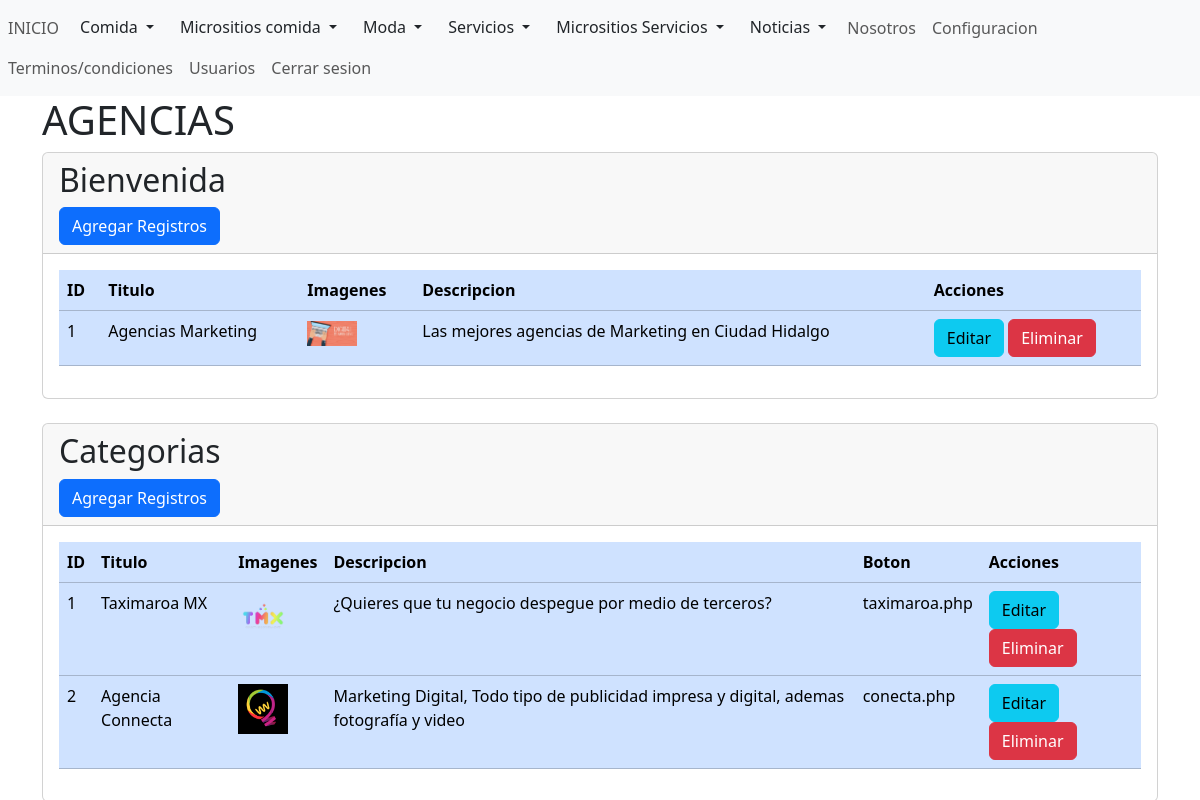
/admin/secciones/agencias/index.php (signed in), run on the app's committed database.
### tables this page shows
CREATE TABLE `tb_agencias` (
  `id` int(50) NOT NULL,
  `titulo` varchar(1000) NOT NULL,
  `imagen` varchar(255) NOT NULL,
  `descripcion` varchar(1000) NOT NULL
);

CREATE TABLE `tb_agencias_categoria` (
  `id` int(50) NOT NULL,
  `titulo` varchar(1000) NOT NULL,
  `imagen` varchar(1000) NOT NULL,
  `descripcion` varchar(1000) NOT NULL,
  `boton` varchar(1000) NOT NULL
);

### admin/secciones/agencias/index.php (the view, shortened to what this page needs)
<?php
include("../../bd.php");
$sentencia2 = $conexion->prepare("SELECT *FROM `tb_agencias`");
$sentencia2->execute();
$lista_comida2 = $sentencia2->fetchAll(PDO::FETCH_ASSOC);
$sentencia = $conexion->prepare("SELECT *FROM `tb_agencias_categoria`");
$sentencia->execute();
$lista_comida = $sentencia->fetchAll(PDO::FETCH_ASSOC);
include("../../templates/header.php")
?>
<div class="container">
<h1>AGENCIAS</h1>
    <div class="card">
        <div class="card-header">
            <h2>Bienvenida</h2>
            <a name="" id="" class="btn btn-primary" href="crear_inicio.php" role="button">Agregar Registros</a>
        </div>
        <div class="card-body">
            <div class="table-responsive-sm">
                <table class="table table-primary">
                    <thead>
                        <tr>
                            <th scope="col">ID</th>
                            <th scope="col">Titulo</th>
                            <th scope="col">Imagenes</th>
                            <th scope="col">Descripcion</th>
                            <th scope="col">Acciones</th>
                        </tr>
                    </thead>
                    <tbody>
                        <?php foreach ($lista_comida2 as $registros2) { ?>
                            <tr class="">
                                <td scope="col"><?php echo $registros2['id']; ?></td>
                                <td><?php echo $registros2['titulo']; ?></td>
                                <td scope="col">
                                    <img width="50" src="../../../img/agencias/<?php echo $registros2['imagen']; ?>" />
                                </td>
                                <td scope="col"><?php echo $registros2['descripcion']; ?></td>
                                <td>
                                    <a name="" id="" class="btn btn-info" href="editar_inicio.php?txtid=<?php echo $registros2['id']; ?>" role="button">Editar
                                    </a>
                                    <a name="" id="" class="btn btn-danger" href="index.php?txtid=<?php echo $registros2['id']; ?>" role="button">Eliminar
                                    </a>
                                </td>
                            </tr>
                        <?php } ?>
                    </tbody>
                </table>
            </div>
        </div>
    </div>
    <br>
    <div class="card">
        <div class="card-header">
            <h2>Categorias</h2>
            <a name="" id="" class="btn btn-primary" href="crear_categorias.php" role="button">Agregar Registros</a>
        </div>
        <div class="card-body">
            <div class="table-responsive-sm">
                <table class="table table-primary">
                    <thead>
                        <tr>
                            <th scope="col">ID</th>
                            <th scope="col">Titulo</th>
                            <th scope="col">Imagenes</th>
                            <th scope="col">Descripcion</th>
                            <th>Boton</th>
                            <th scope="col">Acciones</th>
                        </tr>
                    </thead>
                    <tbody>
                        <?php foreach ($lista_comida as $registros) { ?>
                            <tr class="">
                                <td scope="col"><?php echo $registros['id']; ?></td>
                                <td><?php echo $registros['titulo']; ?></td>
                                <td scope="col">
                                    <img width="50" src="../../../img/agencias/<?php echo $registros['imagen']; ?>" />
                                </td>
                                <td scope="col"><?php echo $registros['descripcion']; ?></td>
                                <td> <?php echo $registros['boton']; ?> </td>
                                <td>
                                    <a name="" id="" class="btn btn-info" href="editar_categorias.php?txtid=<?php echo $registros['id']; ?>" role="button">Editar
                                    </a>
                                    <a name="" id="" class="btn btn-danger" href="index.php?txtid=<?php echo $registros['id']; ?>" role="button">Eliminar
                                    </a>
                                </td>
                            </tr>
                        <?php } ?>
                    </tbody>
                </table>
            </div>
        </div>
    </div>
</div>
<?php
include("../../templates/footer.php")
?>

### data on the page
tb_agencias: id "1", titulo "Agencias Marketing", imagen (picture), descripcion "Las mejores agencias de Marketing en Ciudad Hidalgo"
tb_agencias_categoria: id "1", titulo "Taximaroa MX", imagen (picture), descripcion "¿Quieres que tu negocio despegue por medio de terceros?", boton "taximaroa.php"
tb_agencias_categoria: id "2", titulo "Agencia Connecta", imagen (picture), descripcion "Marketing Digital, Todo tipo de publicidad impresa y digital, ademas fotografía y video", boton "conecta.php"
